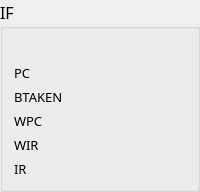
        <widget class="QGroupBox" name="IF_stage">
         <property name="sizePolicy">
          <sizepolicy hsizetype="Preferred" vsizetype="Preferred">
           <horstretch>0</horstretch>
           <verstretch>0</verstretch>
          </sizepolicy>
         </property>
         <property name="minimumSize">
          <size>
           <width>136</width>
           <height>0</height>
          </size>
         </property>
         <property name="font">
          <font>
           <family>微软雅黑</family>
           <pointsize>12</pointsize>
          </font>
         </property>
         <property name="autoFillBackground">
          <bool>false</bool>
         </property>
         <property name="inputMethodHints">
          <set>Qt::ImhNone</set>
         </property>
         <property name="title">
          <string>IF</string>
         </property>
         <property name="flat">
          <bool>false</bool>
         </property>
         <property name="checkable">
          <bool>false</bool>
         </property>
         <property name="checked">
          <bool>false</bool>
         </property>
         <layout class="QGridLayout" name="gridLayout_5">
          <item row="1" column="0">
           <layout class="QHBoxLayout" name="pcounter">
            <item>
             <widget class="QLabel" name="label_8">
              <property name="font">
               <font>
                <pointsize>10</pointsize>
               </font>
              </property>
              <property name="text">
               <string>PC</string>
              </property>
             </widget>
            </item>
            <item>
             <widget class="QLabel" name="signalpc">
              <property name="font">
               <font>
                <pointsize>10</pointsize>
               </font>
              </property>
              <property name="text">
               <string/>
              </property>
              <property name="alignment">
               <set>Qt::AlignRight|Qt::AlignTrailing|Qt::AlignVCenter</set>
              </property>
             </widget>
            </item>
           </layout>
          </item>
          <item row="2" column="0">
           <layout class="QHBoxLayout" name="btaken">
            <item>
             <widget class="QLabel" name="label_4">
              <property name="font">
               <font>
                <pointsize>10</pointsize>
               </font>
              </property>
              <property name="text">
               <string>BTAKEN</string>
              </property>
             </widget>
            </item>
            <item>
             <widget class="QLabel" name="signalbtaken">
              <property name="font">
               <font>
                <pointsize>10</pointsize>
               </font>
              </property>
              <property name="text">
               <string/>
              </property>
              <property name="alignment">
               <set>Qt::AlignRight|Qt::AlignTrailing|Qt::AlignVCenter</set>
              </property>
             </widget>
            </item>
           </layout>
          </item>
          <item row="3" column="0">
           <layout class="QHBoxLayout" name="wpc">
            <item>
             <widget class="QLabel" name="label_5">
              <property name="font">
               <font>
                <pointsize>10</pointsize>
               </font>
              </property>
              <property name="text">
               <string>WPC</string>
              </property>
             </widget>
            </item>
            <item>
             <widget class="QLabel" name="signalwpc">
              <property name="font">
               <font>
                <pointsize>10</pointsize>
               </font>
              </property>
              <property name="text">
               <string/>
              </property>
              <property name="alignment">
               <set>Qt::AlignRight|Qt::AlignTrailing|Qt::AlignVCenter</set>
              </property>
             </widget>
            </item>
           </layout>
          </item>
          <item row="4" column="0">
           <layout class="QHBoxLayout" name="wir">
            <item>
             <widget class="QLabel" name="label_6">
              <property name="font">
               <font>
                <family>微软雅黑</family>
                <pointsize>10</pointsize>
               </font>
              </property>
              <property name="text">
               <string>WIR</string>
              </property>
             </widget>
            </item>
            <item>
             <widget class="QLabel" name="signalwir">
              <property name="font">
               <font>
                <pointsize>10</pointsize>
               </font>
              </property>
              <property name="text">
               <string/>
              </property>
              <property name="alignment">
               <set>Qt::AlignRight|Qt::AlignTrailing|Qt::AlignVCenter</set>
              </property>
             </widget>
            </item>
           </layout>
          </item>
          <item row="5" column="0">
           <layout class="QHBoxLayout" name="ir">
            <item>
             <widget class="QLabel" name="label_13">
              <property name="font">
               <font>
                <pointsize>10</pointsize>
               </font>
              </property>
              <property name="text">
               <string>IR</string>
              </property>
             </widget>
            </item>
            <item>
             <widget class="QLabel" name="signalir">
              <property name="font">
               <font>
                <pointsize>10</pointsize>
               </font>
              </property>
              <property name="text">
               <string/>
              </property>
              <property name="alignment">
               <set>Qt::AlignRight|Qt::AlignTrailing|Qt::AlignVCenter</set>
              </property>
             </widget>
            </item>
           </layout>
          </item>
          <item row="0" column="0">
           <widget class="QLabel" name="IF_instruction">
            <property name="font">
             <font>
              <pointsize>10</pointsize>
             </font>
            </property>
            <property name="text">
             <string/>
            </property>
           </widget>
          </item>
         </layout>
        </widget>
